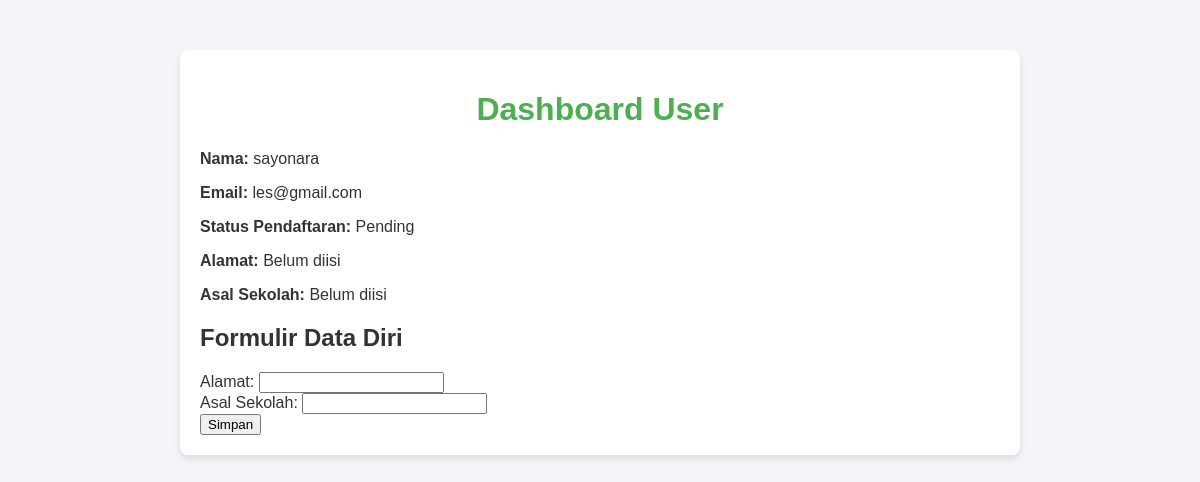
/dashboard_user/1, run on an earlier commit of the app's database.
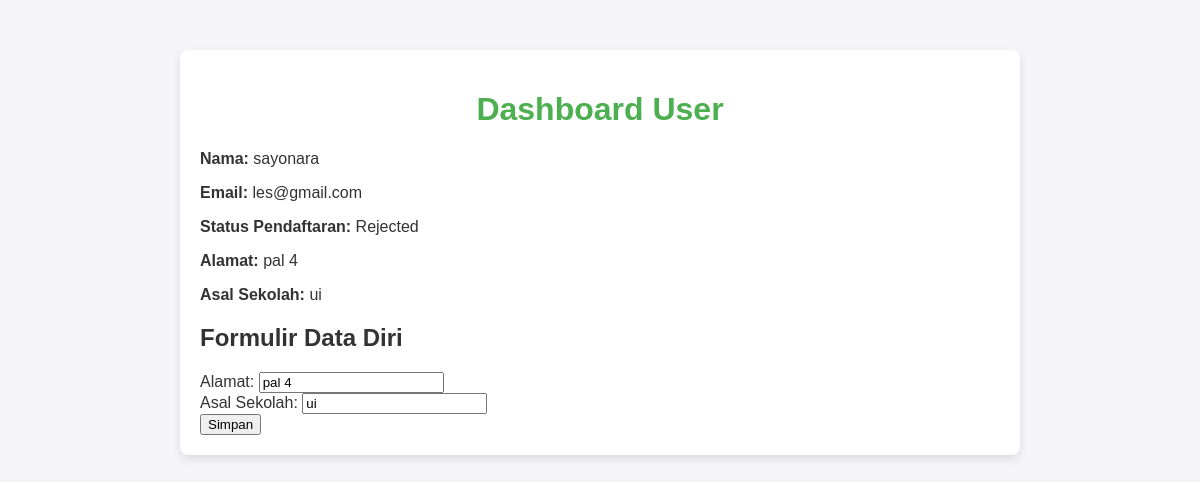
And on a later commit of the database.
### models.py (models this page shows)
class User(db.Model):
    id = db.Column(db.Integer, primary_key=True)
    name = db.Column(db.String(100), nullable=False)
    email = db.Column(db.String(100), unique=True, nullable=False)
    password = db.Column(db.String(100), nullable=False)
    status = db.Column(db.String(20), default='Pending')  # Pending, Approved, Rejected
    school = db.Column(db.String(100), nullable=True)  # Asal sekolah
    address = db.Column(db.String(200), nullable=True)  # Data diri
    created_at = db.Column(db.DateTime, default=datetime.utcnow)  # Waktu pendaftaran

### app.py (the view, shortened to what this page needs)
@app.route('/dashboard_user/<int:user_id>', methods=['GET', 'POST'])
def dashboard_user(user_id):
    user = User.query.get(user_id)
    return render_template('dashboard_user.html', user=user)

### templates/dashboard_user.html (shortened to what this page needs)
<!DOCTYPE html>
<html>
<head>
    <link rel="stylesheet" type="text/css" href="{{ url_for('static', filename='css/styles.css') }}">
</head>
<body>
    <div class="container">
        <h1>Dashboard User</h1>
        <p><strong>Nama:</strong> {{ user.name }}</p>
        <p><strong>Email:</strong> {{ user.email }}</p>
        <p><strong>Status Pendaftaran:</strong> {{ user.status }}</p>
        <p><strong>Alamat:</strong> {{ user.address or 'Belum diisi' }}</p>
        <p><strong>Asal Sekolah:</strong> {{ user.school or 'Belum diisi' }}</p>
        <h2>Formulir Data Diri</h2>
        <form method="POST">
            <label for="address">Alamat:</label>
            <input type="text" id="address" name="address" value="{{ user.address or '' }}" required><br>
            <label for="school">Asal Sekolah:</label>
            <input type="text" id="school" name="school" value="{{ user.school or '' }}" required><br>
            <button type="submit">Simpan</button>
        </form>
    </div>
</body>
</html>

What changed in the data, as far as the page shows it:
changed User "sayonara": status "Pending" → "Rejected"; address "Belum diisi" → "pal 4"; school "Belum diisi" → "ui"; address (not shown) → "pal 4"; school (not shown) → "ui"
